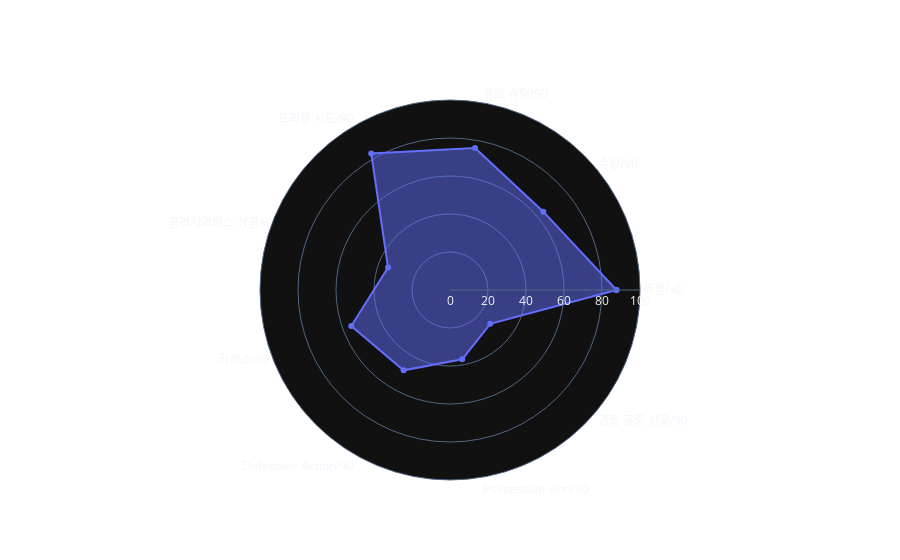

Here is the notebook cell this chart was saved with:
### Code cell
mh_radar = RadarChart('양민혁', df)
mh_radar.plot()

### Figure 1 — Plotly figure (JSON) as saved in the notebook; plotly's stock layout.template omitted (floating-point values rounded to 4 significant figures)
{"data": [{"fill": "toself", "name": "양민혁", "r": [87.65, 64.12, 75.88, 82.94, 34.71, 55.29, 48.82, 37.06, 27.65, 87.65], "theta": ["득점/xG", "슈팅/90", "유효 슈팅/90", "드리블 시도/90", "공격지역패스 성공%", "키패스/90", "Defensive Action/90", "Possession won/90", "경합 공중 성공/90", "득점/xG"], "type": "scatterpolar"}], "layout": {"polar": {"radialaxis": {"range": [0, 100]}, "angularaxis": {"showgrid": false}}, "plot_bgcolor": "rgba(0, 0, 0, 0)", "paper_bgcolor": "rgba(0, 0, 0, 0)"}}
